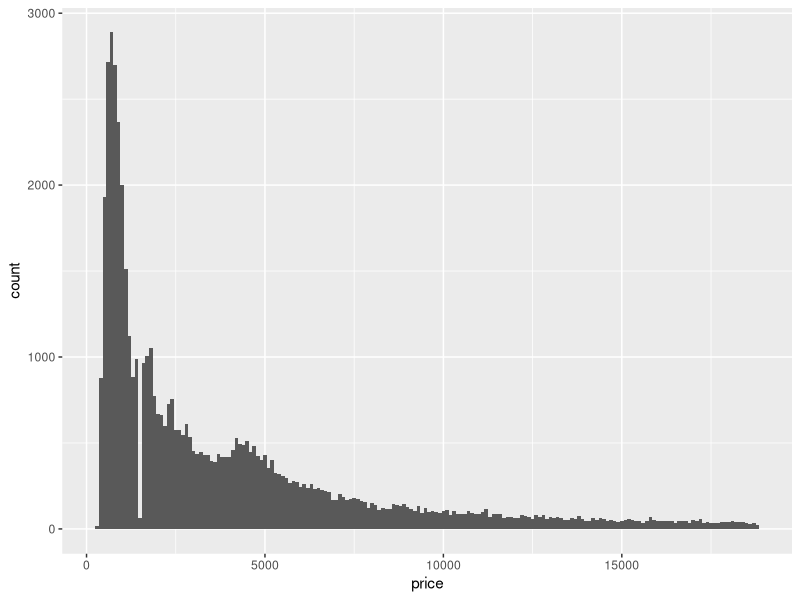
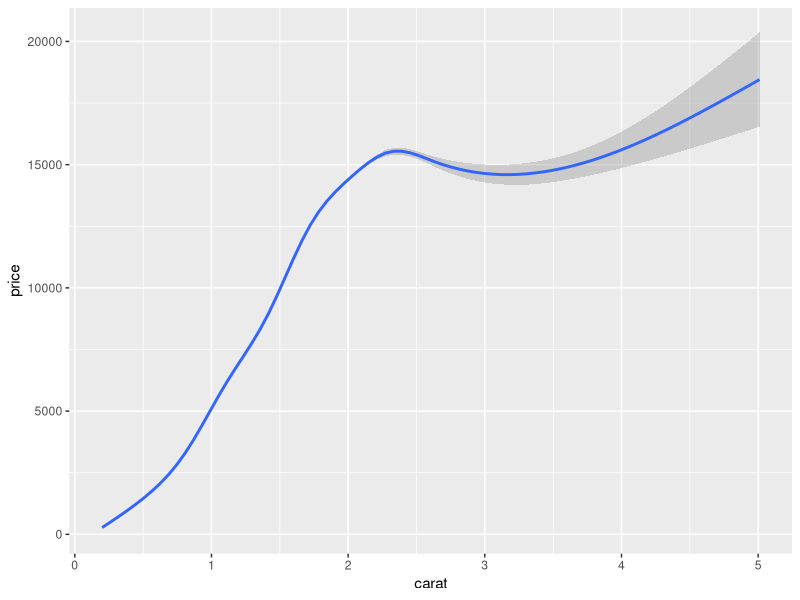
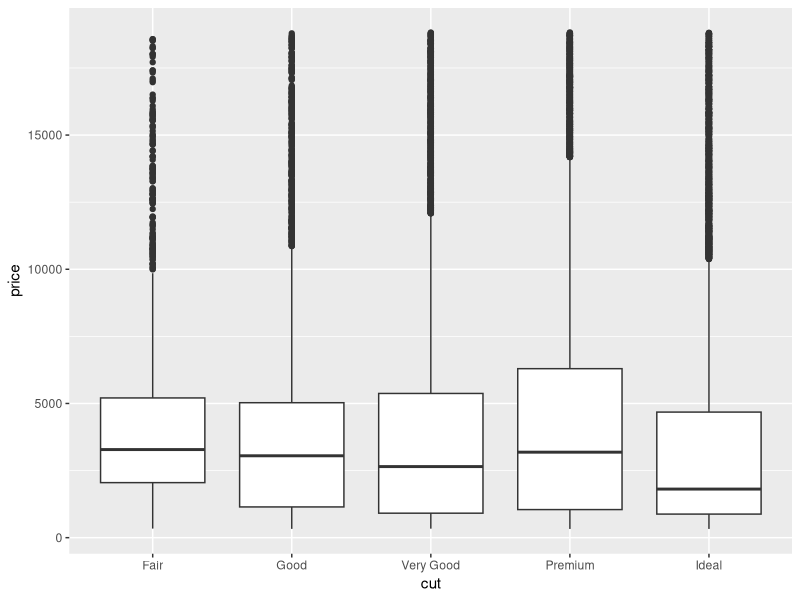
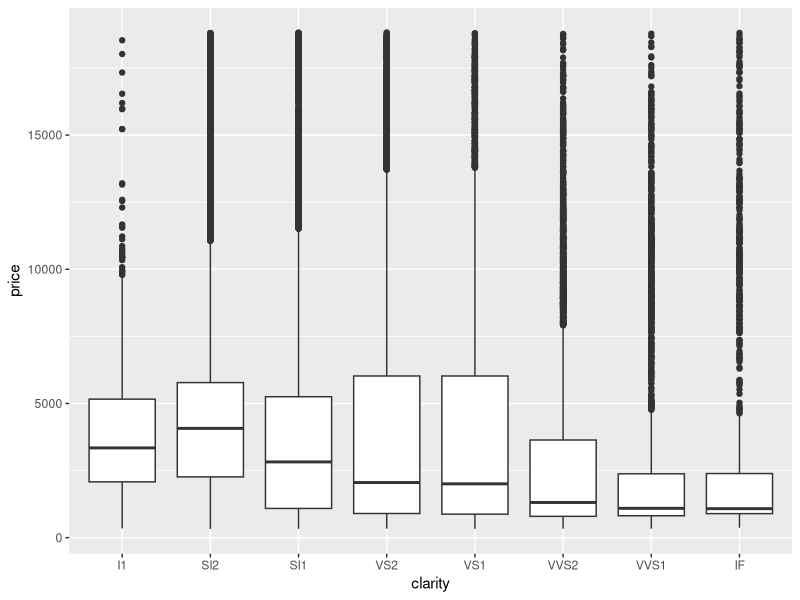
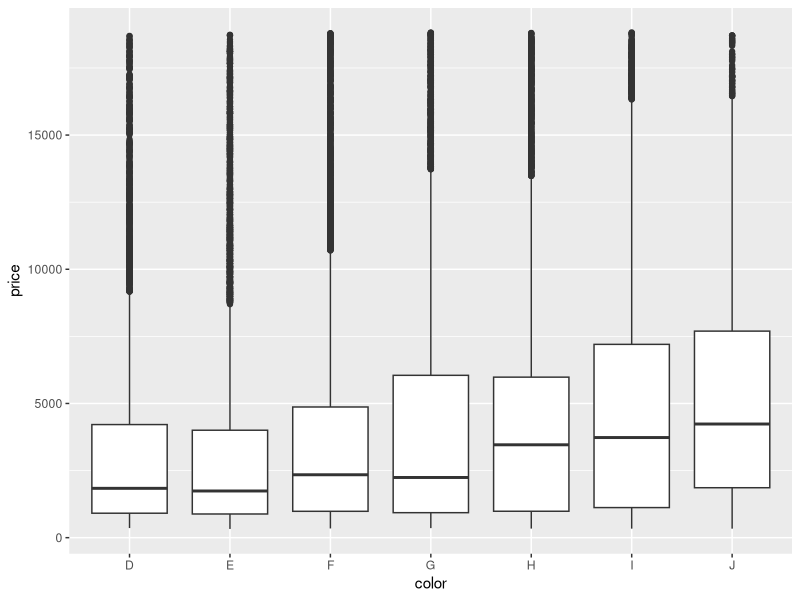
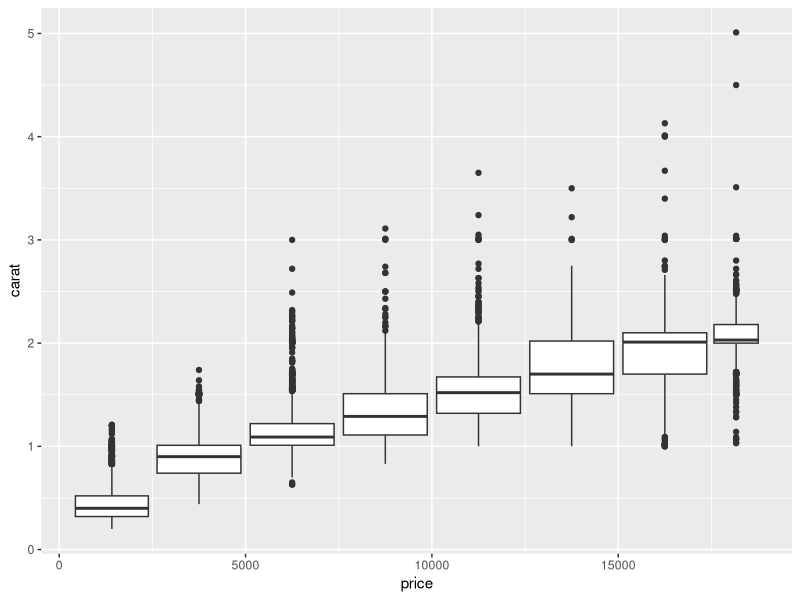
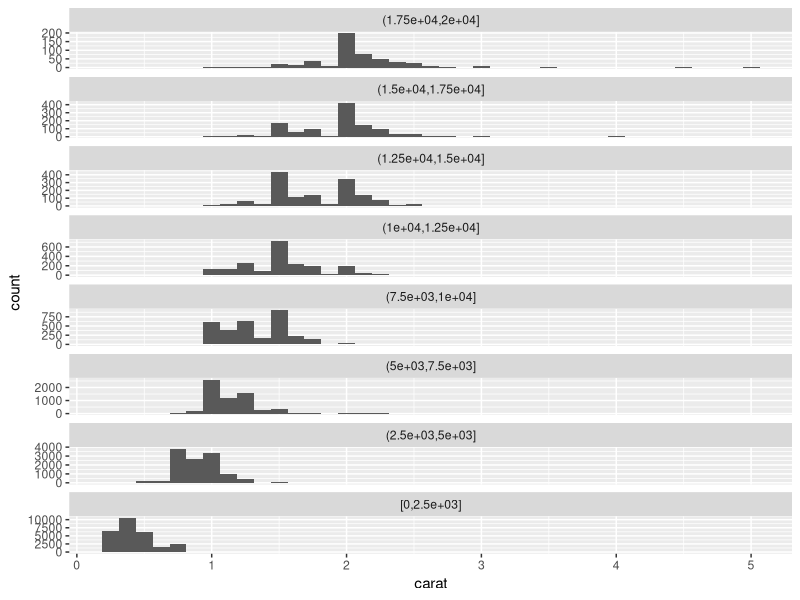

Recreate these plots in R, in order.
#####################################
### GCOM 7140 (Customer) ############
### Data Transformation Exercises ###
### R4DS, Chapter 7               ###
### 3/28/19                       ###
#####################################


### file name: 03_r4ds-exploratory-data-analysis-knf8ef.R


library(tidyverse)


### Question 1: Explore the distribution of price. Do you discover anything unusual or surprising? (Hint: Carefully think about the binwidth and make sure you try a wide range of values.)

ggplot(data = diamonds) + 
  geom_histogram(mapping = aes(x = price), binwidth = 100)

# The plot is skewed right and the majority of prices is between 0 and 2,500.


### Question 2: Which of the 4Cs (carat, cut, clarity, color) is most important for predicting the price of a diamond?

ggplot(diamonds, aes(x = carat, y = price)) +
  geom_smooth()
ggplot(diamonds, aes(x = cut, y = price)) +
  geom_boxplot()
ggplot(diamonds, aes(x = clarity, y = price)) +
  geom_boxplot()
ggplot(diamonds, aes(x = color, y = price)) +
  geom_boxplot()

# Carat is most important for predicting dimond price.


### Question 3: Plot the distribution of carat across various price bins using the geom_boxplot() and geom_histogram() functions. For the latter, leverage the facet_wrap() function.

diamonds %>%
  ggplot(mapping = aes(x = price, y = carat)) +
  geom_boxplot(mapping = aes(group = price %>% cut_width(width = 2500, center = 1250)))

diamonds %>%
  mutate(
    price_binned = price %>% 
      cut_width(width = 2500, center = 1250) %>% 
      fct_relevel(rev)
    ) %>% 
  ggplot(mapping = aes(x = carat)) +
  geom_histogram(binwidth = .125 , center = 0, show.legend = FALSE) +
  facet_wrap(~ price_binned, scales = "free_y", ncol = 1)

# As the number of carats increases, price increases. The number of carats is higher at higher prices.